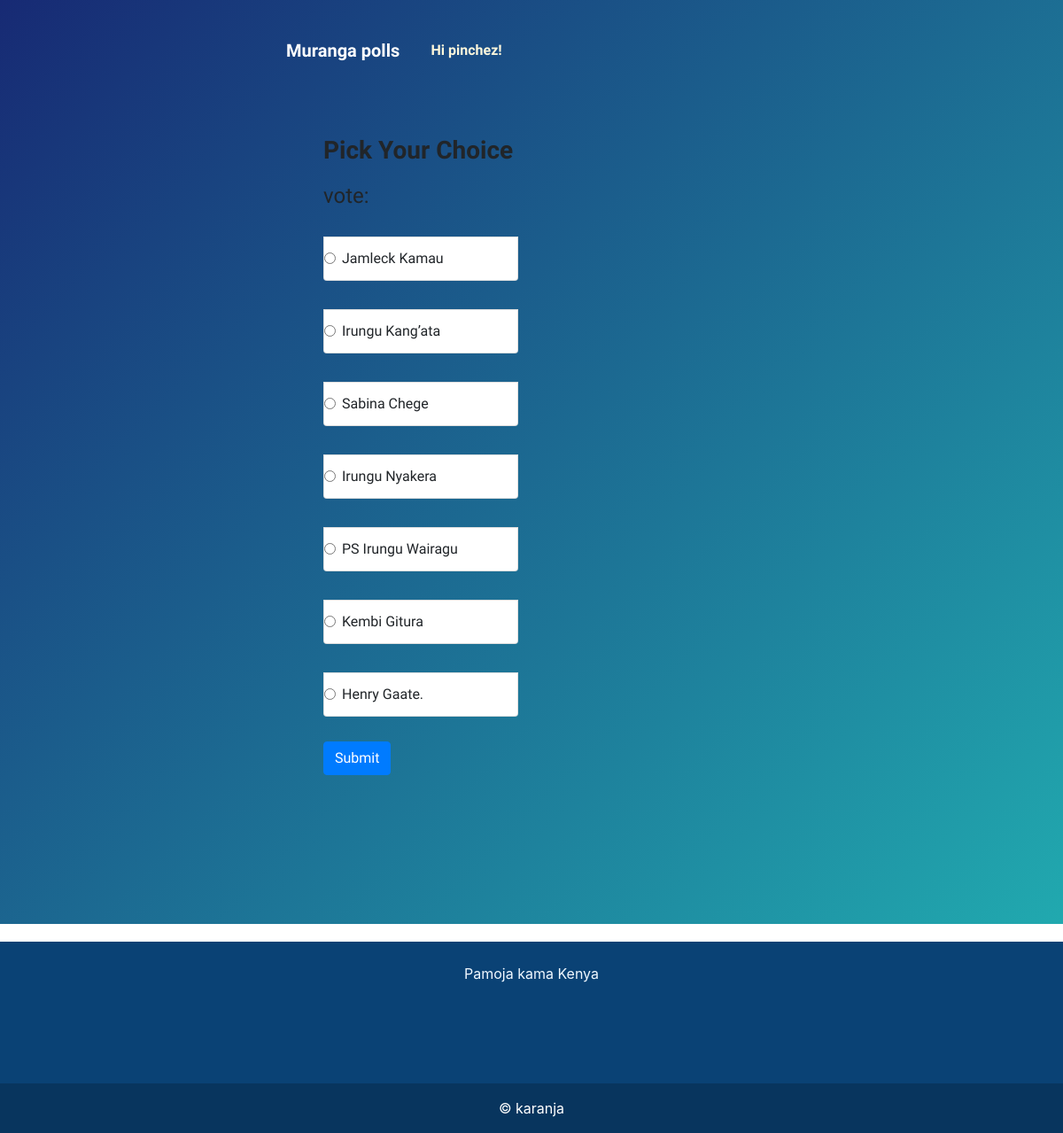
Screenshot of /polls/vote/1 (signed in) with the database file from the repository.
### pollsapp/models.py (models this page shows, shortened)
class Question(models.Model):
    question = models.CharField(max_length=300)

class Choice(models.Model):
    question = models.ForeignKey(Question, on_delete=models.CASCADE, related_name='choices')
    option = models.CharField(max_length=100)
    vote = models.IntegerField(default=0)
    userid = models.CharField(max_length=20, unique=True)

### pollsapp/views.py (the view)
# urls.py: path('vote/<str:pk>', views.vote, name='vote'),
@login_required
def vote(request,pk):
  question = Question.objects.get(id=pk)
  options = question.choices.all()
  return render(request, 'vote.html', {'question':question, 'options':options})

### templates/vote.html (shortened to what this page needs)
<!DOCTYPE html>
<html>
<head>
    <link rel="stylesheet" href="https://cdnjs.cloudflare.com/ajax/libs/twitter-bootstrap/4.1.3/css/bootstrap.min.css">
    <link rel="stylesheet" href="https://cdnjs.cloudflare.com/ajax/libs/font-awesome/4.7.0/css/font-awesome.min.css">
    <link rel="stylesheet" href="assets/css/style.css">
</head>
<body>
    <div>
        <div class="header-blue">
            <nav class="navbar navbar-dark navbar-expand-md navigation-clean-search">
                <div class="container"><a class="navbar-brand" href="{% url 'index' %}">Muranga polls</a>
                    <div class="collapse navbar-collapse"
                        id="navcol-1">
                        <ul class="nav navbar-nav">
                        <form class="form-inline mr-auto" target="_self">
                          {% if user.is_authenticated %}
                          <a class="nav-link waves-effect" style="color: cornsilk;"><strong>
                          Hi {{ user.username }}!</strong>
                          </a>
                        {% else %}
                        <span class="navbar-text">
                           <a href="{% url 'login' %}" class="login">Log In</a>
                        </span>
                           <a class="btn btn-light action-button" role="button" href="{% url 'signup' %}">Sign Up</a></div>
                     {% endif %}
                        </form>
                </div>
            </nav>
            <div class="container hero">
                <div class="row">
                    <div class="col-12 col-lg-6 col-xl-5 offset-xl-1">
                            {% block content %}
                            <h3 style = "margin-bottom: 20px"><strong>Pick Your Choice</strong></h3>
                            <strong> <h4>  {{question.question}}:  </h4></strong>
                            <form method="POST" action=" {% url 'result' question.id %} ">
                            <ul class="list-group" style="margin:0px">
                                {% for option in options %}
                                <label>
                                  <br>
                                    <li class="list-group-item">
                                        <input class="form-check-input me-1" type="radio" name = 'choice' value="{{option.id}}" aria-label="...">
                                        {{option.option}}
                                    </li>
                                </label>
                                {% endfor %}
                            </ul>
                            <input type="submit" value = "Submit" class = 'btn btn-primary'>
                            </form>
                            {% endblock %}
                                <br><br>
                      </div>
                </div>
            </div>
        </div>
    </div>
    <section class="" style="text-align: center;">
      <footer class="text-center text-white" style="background-color: #0a4275;">
        <div class="container p-4 pb-0">
          <section class="">
            <p class="d-flex justify-content-center align-items-center">
              <span class="me-3" style="color: aliceblue;">Pamoja kama Kenya</span>
            </p>
          </section>
        </div>
        <br><br><br>
        <div class="text-center p-3" style="background-color: rgba(0, 0, 0, 0.2);">
          © karanja
        </div>
      </footer>
    </section>
</body>
</html>

### static/css/style.css (style rules this page uses)
* { padding: 0px; margin: 0px; box-sizing: border-box; }
.container { width: 50%; margin-top: 20px; }
.list-group { margin-top: 30px; }
.btn-primary { margin-top: 20px !important; }
label,li,input { cursor: pointer }

### templates/vote.html (style rules this page uses)
.header-blue { background:linear-gradient(135deg, #172a74, #21a9af); background-color:#184e8e; padding-bottom:80px; font-family:'Source Sans Pro', sans-serif; }
@media (min-width:768px) { .header-blue { padding-bottom:120px; } }
.header-blue .navbar { background:transparent; padding-top:.75rem; padding-bottom:.75rem; color:#fff; border-radius:0; box-shadow:none; border:none; }
@media (min-width:768px) { .header-blue .navbar { padding-top:1rem; padding-bottom:1rem; } }
.header-blue .navbar .navbar-brand { font-weight:bold; color:inherit; }
.header-blue .navbar .navbar-collapse { border-top:1px solid rgba(255,255,255,0.3); margin-top:.5rem; }
@media (min-width:768px) { .header-blue .navbar .navbar-collapse { border-color:transparent; margin:0; } }
@media (min-width: 768px) { .header-blue .navbar-nav .nav-link { padding-left:.7rem; padding-right:.7rem; } }
@media (min-width: 992px) { .header-blue .navbar-nav .nav-link { padding-left:1.2rem; padding-right:1.2rem; } }
.header-blue .hero { margin-top:20px; text-align:center; }
@media (min-width:768px) { .header-blue .hero { margin-top:60px; text-align:left; } }

### rows the page displays
Question: question "vote"
Choice: option "Jamleck Kamau"
Choice: option "Irungu Kang’ata"
Choice: option "Sabina Chege"
Choice: option "Irungu Nyakera"
Choice: option "PS Irungu Wairagu"
Choice: option "Kembi Gitura"
Choice: option "Henry Gaate."

### other values shown
{{ user.username }} "pinchez"
